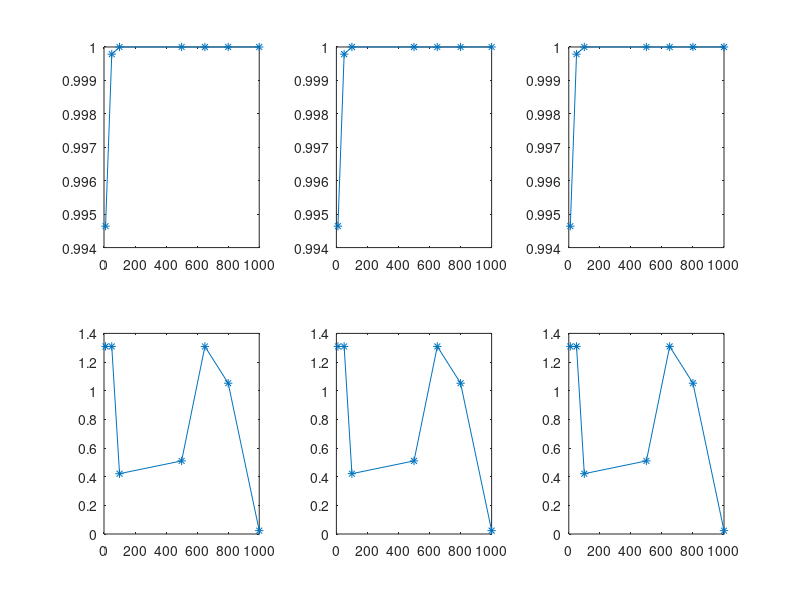
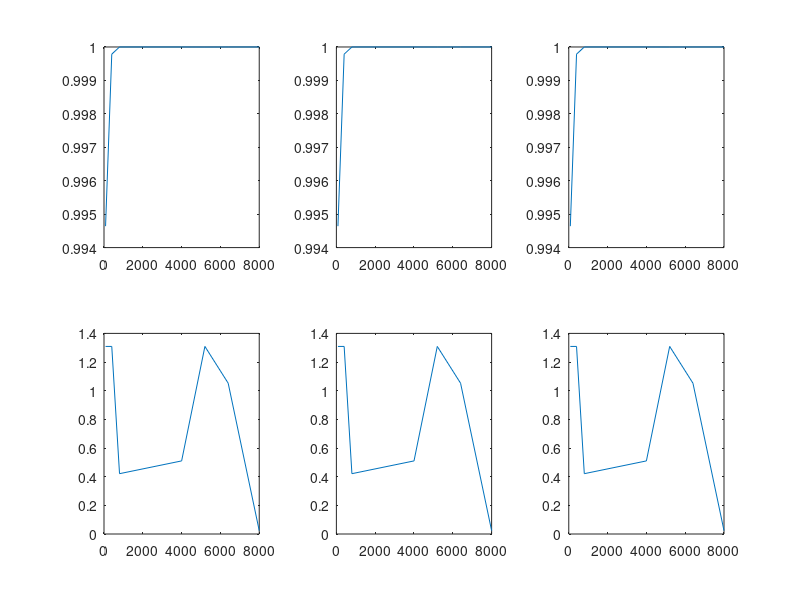

These figures' MATLAB source, in order:
 %-------------------------%
 %
 %    TP ESTIMATION
 %
 %-------------------------%
 
 close all
 clc
 clear all
 
 
A = 1;
phi = pi/6;
fo = 0.25;
sigma = [0.25 0.5 1];
N = [10 50 100 500 650 800 1000];

for i = 1 : size(sigma,2)     % for sigma
    for j = 1 : size(N,2) % for N
    t = 0:N(j)-1;
    
    x = sum(A*cos(2*pi*fo*t+phi))/sum(cos(2*pi*fo*t+phi).^2)
    A_ch = sum(x*cos(2*pi*fo*t+phi))/sum(cos(2*pi*fo*t+phi).^2);
    phi_ch = atan2(sum(-x*sin(2*pi*fo*t)),sum(x*cos(2*pi*fo*t)));
    
    errA(i,j) = abs(A_ch - A);
    errPhi(i,j) = abs(phi_ch - phi);
    
    
    end
end

figure(1);
subplot(2,3,1);
title('estimation error of A for sigma = 0.25');
plot(N,errA(1,:),'-*');
subplot(2,3,4);
title('estimation error of phi for sigma = 0.25');
plot(N,errPhi(1,:),'-*');
subplot(2,3,2);
title('estimation error of A for sigma = 0.5');
plot(N,errA(2,:),'-*');
subplot(2,3,5);
title('estimation error of phi for sigma = 0.5');
plot(N,errPhi(2,:),'-*');
subplot(2,3,3);
title('estimation error of A for sigma = 1');
plot(N,errA(3,:),'-*');
subplot(2,3,6);
title('estimation error of phi for sigma = 1');
plot(N,errPhi(3,:),'-*');

figure(2);
subplot(2,3,1);
title('estimation error of A for sigma = 0.25');
plot(N/(2*sigma(1)^2),errA(1,:));
subplot(2,3,4);
title('estimation error of phi for sigma = 0.25');
plot(N/(2*sigma(1)^2),errPhi(1,:));
subplot(2,3,2);
title('estimation error of A for sigma = 0.5');
plot(N/(2*sigma(1)^2),errA(2,:));
subplot(2,3,5);
title('estimation error of phi for sigma = 0.5');
plot(N/(2*sigma(1)^2),errPhi(2,:));
subplot(2,3,3);
title('estimation error of A for sigma = 1');
plot(N/(2*sigma(1)^2),errA(3,:));
subplot(2,3,6);
title('estimation error of phi for sigma = 1');
plot(N/(2*sigma(1)^2),errPhi(3,:));
